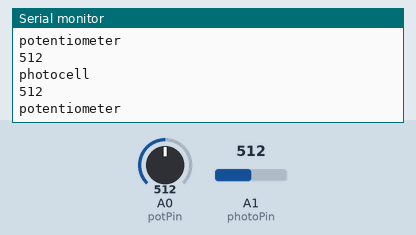
Recording of a sketch running on a simulated Arduino Uno, built with avr-gcc and run on an emulated ATmega328P. Parts: the last lines printed to the serial monitor. The test bench sets the inputs (shaded band); at power-on: A0 (potPin) = 512, A1 (photoPin) = 512.

Above: at 1.2 s.
1.3 s: A0 (potPin) set to 982
At 1.9 s:
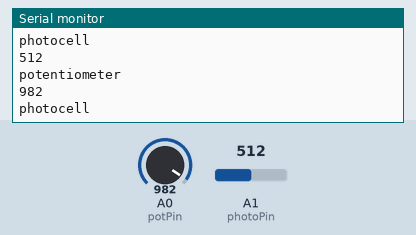
2.8 s: A0 (potPin) set to 1007
At 3.7 s:
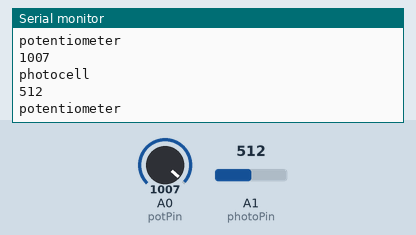
4.3 s: A1 (photoPin) set to 110
At 5.0 s:
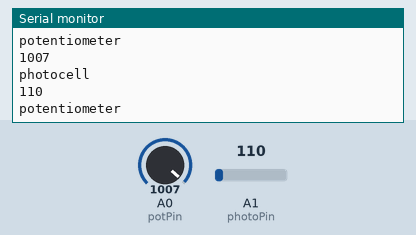
7.3 s: A1 (photoPin) set to 95
At 7.8 s:
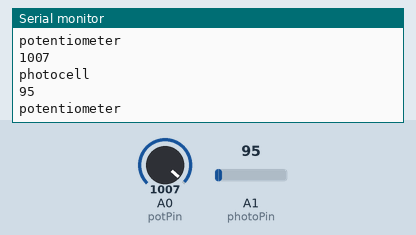
8.8 s: A1 (photoPin) set to 11
At 9.3 s:
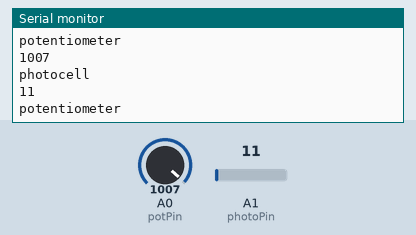
10.3 s: A1 (photoPin) set to 8
At 11.3 s:
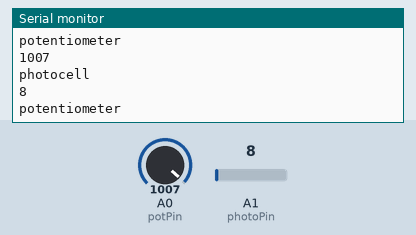
Timing chart, 0 to 13.3 s (numbered marks = the images above; inputs shaded):
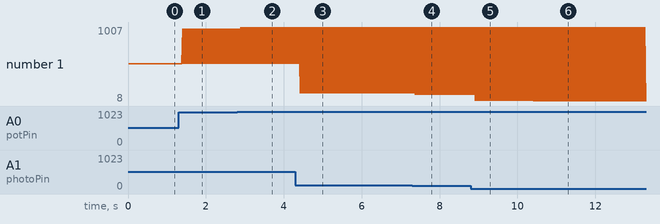

Measured:
- the behaviour switches between 999 and 1000 on A0 (potPin) (found by bisection; images 1 and 2)
- after the input at 1.3 s, the serial monitor: prints a new line after 0.10 s (image 1)
- after the input at 2.8 s, the serial monitor: prints a new line after 0.10 s (image 2)
- after the input at 4.3 s, the serial monitor: prints a new line after 0.12 s (image 3)
- after the input at 7.3 s, the serial monitor: prints a new line after 0.08 s (image 4)
- after the input at 8.8 s, the serial monitor: prints a new line after 0.12 s (image 5)
- after the input at 10.3 s, the serial monitor: prints a new line after 0.11 s (image 6)
- plotted number 1: 512 → 982 after the input at 1.3 s, 982 → 1007 after the input at 2.8 s

The sketch:

week11_arduinofile.ino
```cpp
const int potPin = A0;
const int photoPin = A1;


void setup() {
  // put your setup code here, to run once:
  Serial.begin(9600);

}

void loop() {
  // put your main code here, to run repeatedly:
  int potValue = analogRead(potPin);
  Serial.println("potentiometer");
  Serial.println(potValue);

  int photoValue = analogRead(photoPin);
  Serial.println("photocell");
  Serial.println(photoValue);

  delay(10);
}
```
